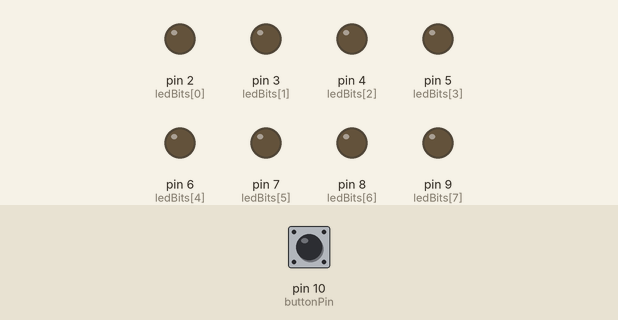
Recording of a sketch running on a simulated Arduino Uno, built with avr-gcc and run on an emulated ATmega328P. Shown: output pins drawn as LEDs (lit = HIGH). The inputs (shaded band) are chosen by the test bench; at power-on: pin 10 (buttonPin) HIGH.

Above: at 1.2 s.
1.3 s: pin 10 (buttonPin) pulled LOW for 1 s
At 3.1 s:
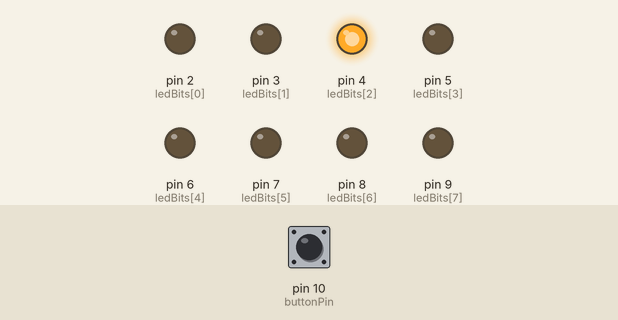
4.0 s: pin 10 (buttonPin) pulled LOW for 0.15 s
At 5.5 s:
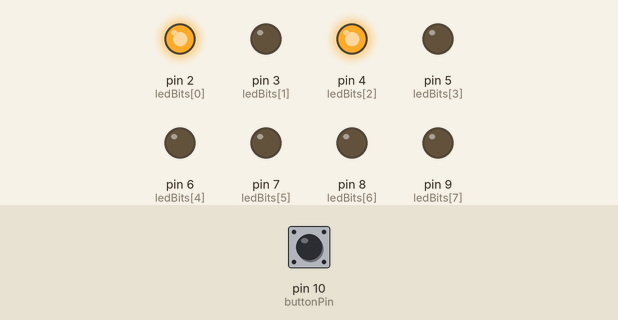
5.8 s: pin 10 (buttonPin) pulled LOW for 0.15 s
At 7.1 s:
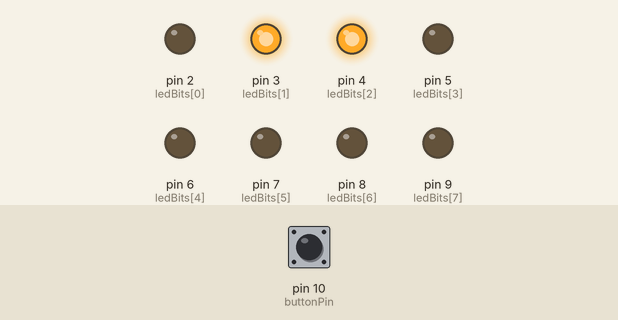
7.6 s: pin 10 (buttonPin) pulled LOW for 3.2 s
At 11.9 s:
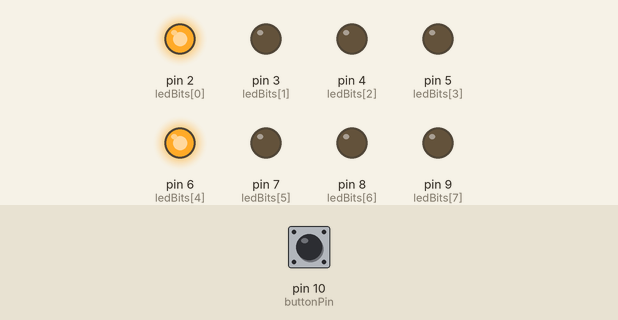
12.3 s: pin 10 (buttonPin) pulled LOW for 0.15 s
At 13.2 s:
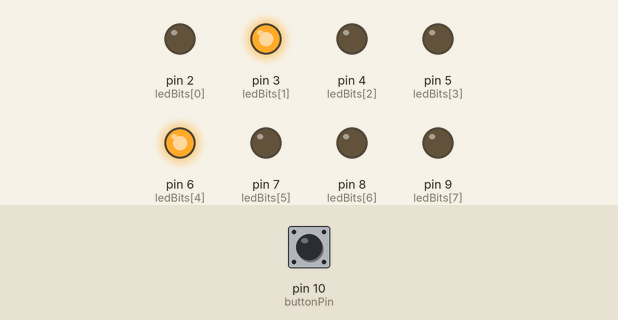
14.1 s: pin 10 (buttonPin) pulled LOW for 1 s
At 16.5 s:
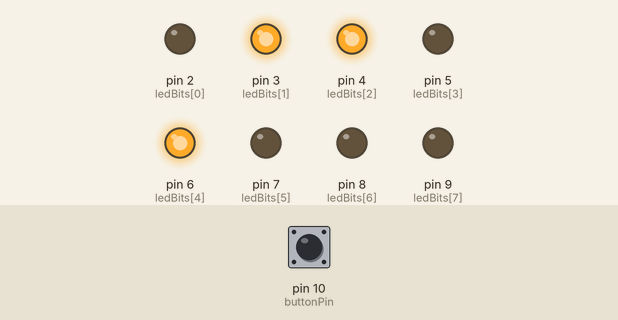
Timing chart, 0 to 17.8 s (numbered marks = the images above; inputs shaded):
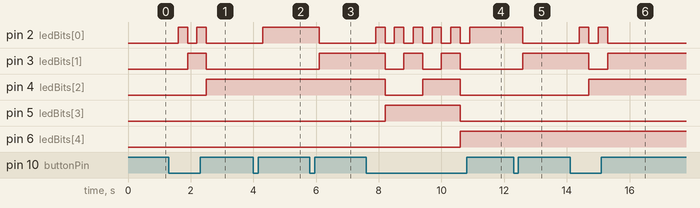

The sketch:

EJERCICIO_3.INO
```cpp
const int ledBits[8] = {2, 3, 4, 5, 6, 7, 8, 9};
int decimal = 0;
const int buttonPin = 10;

void initializePins() {
  for (int i = 0; i < 8; i++) {
    pinMode(ledBits[i], OUTPUT);
  }
  pinMode(buttonPin, INPUT);
}

void updateLEDs(int value) {
  for (int i = 0; i < 8; i++) {
    digitalWrite(ledBits[i], bitRead(value, i));
  }
}

void incrementDecimal() {
  decimal++;
}

void setup() {
  initializePins();
}

void loop() {
  if (digitalRead(buttonPin) == LOW) {
    incrementDecimal();
    delay(300);
  }

  updateLEDs(decimal);
}
```

Measured:
- after the input at 1.3 s, pin 2 (ledBits[0]): alternates HIGH for 0.30 s and LOW for 0.30 s, 4 changes in all, then stays LOW, starting after 0.30 s; pin 3 (ledBits[1]): LOW → HIGH after 0.60 s, → LOW 0.60 s later; pin 4 (ledBits[2]): LOW → HIGH after 1.2 s
- after the input at 4.0 s, pin 2 (ledBits[0]): LOW → HIGH after 0.30 s
- after the input at 5.8 s, pin 2 (ledBits[0]): HIGH → LOW after 0.30 s; pin 3 (ledBits[1]): LOW → HIGH after 0.30 s
- after the input at 7.6 s, pin 2 (ledBits[0]): alternates HIGH for 0.30 s and LOW for 0.30 s, 11 changes in all, then stays HIGH, starting after 0.30 s; pin 3 (ledBits[1]): alternates HIGH for 0.60 s and LOW for 0.60 s, 5 changes in all, then stays LOW, starting after 0.60 s
- after the input at 12.3 s, pin 2 (ledBits[0]): HIGH → LOW after 0.30 s; pin 3 (ledBits[1]): LOW → HIGH after 0.30 s
- after the input at 14.1 s, pin 2 (ledBits[0]): alternates HIGH for 0.30 s and LOW for 0.30 s, 4 changes in all, then stays LOW, starting after 0.30 s; pin 3 (ledBits[1]): HIGH → LOW after 0.60 s, → HIGH 0.60 s later; pin 4 (ledBits[2]): LOW → HIGH after 0.60 s
